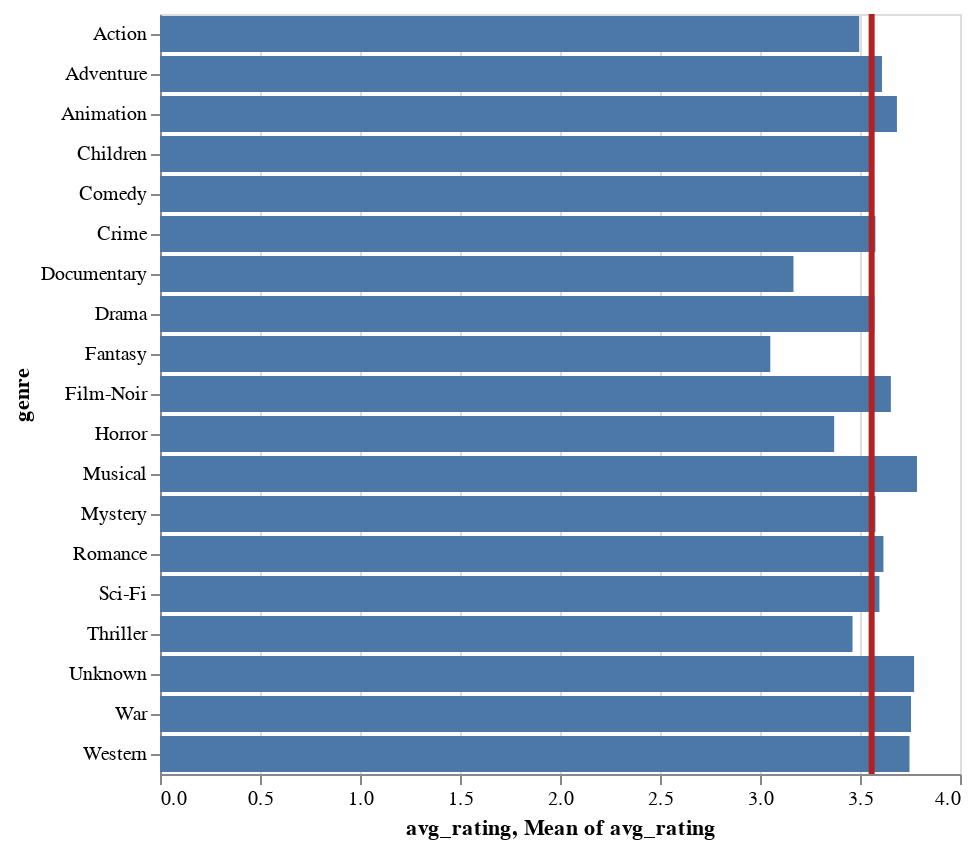

Notebook code cell kept with this figure:
### Code cell
brush = alt.selection(type='interval', encodings=['y'])

bars = alt.Chart().mark_bar().encode(
    y='genre',
    x='avg_rating',
    opacity=alt.condition(brush, alt.OpacityValue(1), alt.OpacityValue(0.7))
).add_selection(
    brush
)

line = alt.Chart().mark_rule(color='firebrick').encode(
    x='mean(avg_rating):Q',
    size=alt.SizeValue(3)
).transform_filter(
    brush
)
alt.layer(bars, line, data=data)

### Figure 1 — Vega-Lite specification as saved in the notebook (floating-point values rounded to 4 significant figures)
{"config": {"view": {"continuousWidth": 400, "continuousHeight": 300}}, "layer": [{"mark": "bar", "encoding": {"opacity": {"condition": {"value": 1, "selection": "selector001"}, "value": 0.7}, "x": {"type": "quantitative", "field": "avg_rating"}, "y": {"type": "nominal", "field": "genre"}}, "selection": {"selector001": {"type": "interval", "encodings": ["y"]}}}, {"mark": {"type": "rule", "color": "firebrick"}, "encoding": {"size": {"value": 3}, "x": {"type": "quantitative", "aggregate": "mean", "field": "avg_rating"}}, "transform": [{"filter": {"selection": "selector001"}}]}], "data": {"name": "data-e20c7ee5deb1e14d7891616ffd797191"}, "$schema": "https://vega.github.io/schema/vega-lite/v4.8.1.json", "datasets": {"data-e20c7ee5deb1e14d7891616ffd797191": [{"genre": "Unknown", "avg_rating": 3.77}, {"genre": "Action", "avg_rating": 3.496}, {"genre": "Adventure", "avg_rating": 3.61}, {"genre": "Animation", "avg_rating": 3.685}, {"genre": "Children", "avg_rating": 3.549}, {"genre": "Comedy", "avg_rating": 3.562}, {"genre": "Crime", "avg_rating": 3.577}, {"genre": "Documentary", "avg_rating": 3.167}, {"genre": "Drama", "avg_rating": 3.572}, {"genre": "Fantasy", "avg_rating": 3.051}, {"genre": "Film-Noir", "avg_rating": 3.654}, {"genre": "Horror", "avg_rating": 3.371}, {"genre": "Musical", "avg_rating": 3.785}, {"genre": "Mystery", "avg_rating": 3.577}, {"genre": "Romance", "avg_rating": 3.617}, {"genre": "Sci-Fi", "avg_rating": 3.597}, {"genre": "Thriller", "avg_rating": 3.463}, {"genre": "War", "avg_rating": 3.755}, {"genre": "Western", "avg_rating": 3.747}]}}
